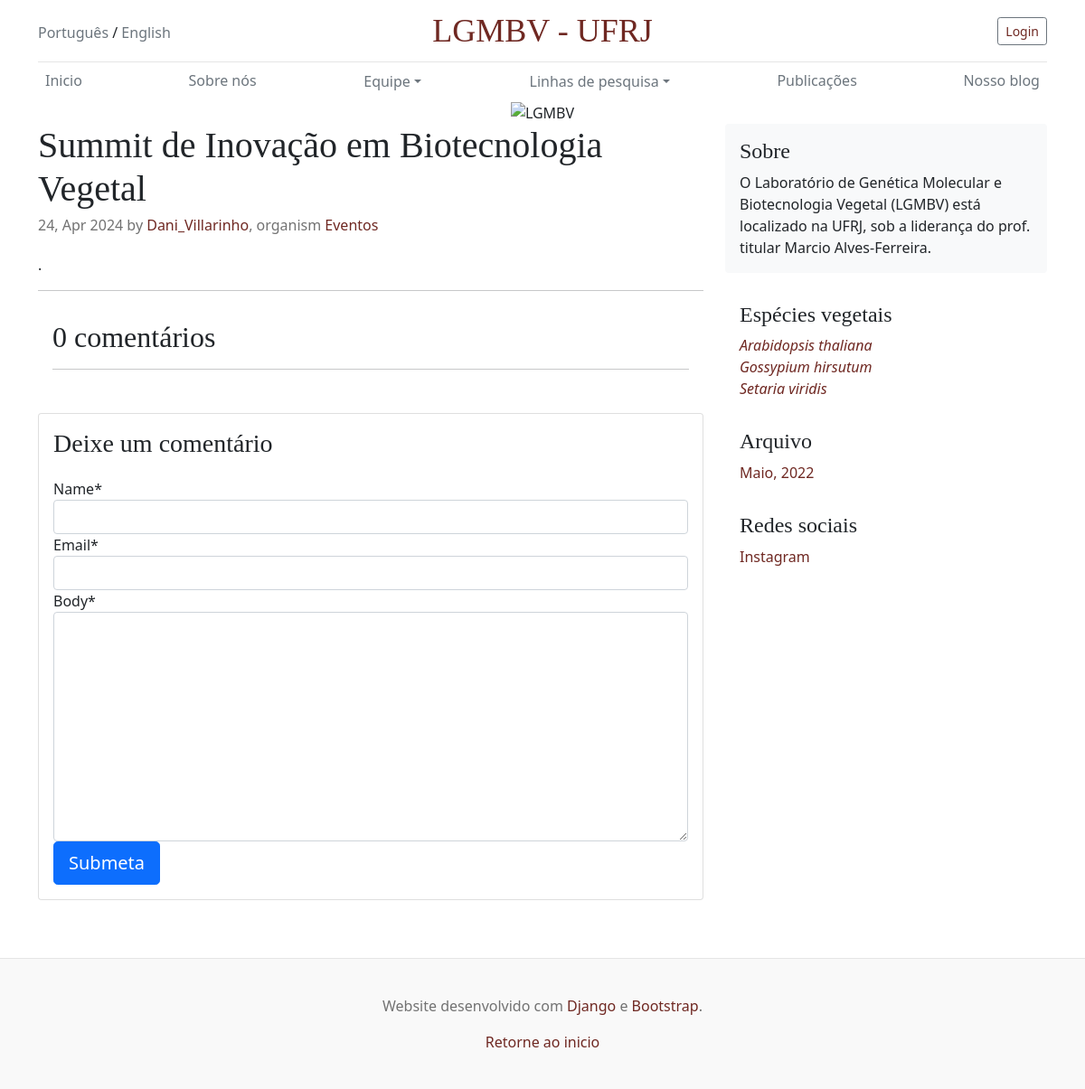
Page /posts/3 on the committed database.
### blog/models.py (models this page shows, shortened)
class Post(models.Model):
    title = models.CharField(max_length=255)
    organism = models.ForeignKey(Organism, on_delete=models.PROTECT)
    abstract = RichTextField()
    content = RichTextUploadingField()
    author = models.ForeignKey(User, on_delete=models.PROTECT)
    created_at = models.DateField(auto_now_add=True)

class Organism(models.Model):
    name = models.CharField(max_length=255, default="uncategorized")
    def __str__(self):
        return self.name

### blog/views.py (the view)
# urls.py: path('posts/<int:post_id>', views.post),
def post(request, post_id):
    post = Post.objects.get(pk=post_id)
    comments = post.comments.filter(active=True)
    new_comment = None
    if request.method == 'POST':
        comment_form = CommentForm(data=request.POST)
        if comment_form.is_valid():
            new_comment = comment_form.save(commit=False)
            new_comment.post = post
            new_comment.save()
    else:
        comment_form = CommentForm()
    return render(request, 'post.html', {'post': post,
                                         'comments': comments,
                                         'new_comment':new_comment,
                                         'comment_form':comment_form})

### blog/forms.py
class CommentForm(forms.ModelForm):
    class Meta:
        model = Comment
        fields = ('name', 'email', 'body')

### templates/post.html (shortened to what this page needs)
{% extends 'layout.html' %}
{% block content %}
{% load crispy_forms_tags %}
<div class="blog-post">
    <h2 class="blog-post-title">
        {{ post.title }}
    </h2>
    <p class="blog-post-meta">{{ post.created_at | date:'d, M Y' }} by <a href="#">{{ post.author }}</a>, organism <a href="#">{{ post.organism }}</a></p>
    {{ post.content|safe }}
    <hr>
    <div class="col-md-12 ">
        <div class="card-body">
            <h2>{{ comments.count }} comentários</h2>
            <hr>
        </div>
    </div>
    <div class="col-md-12 card mb-4  mt-3 ">
        <div class="card-body">
            {% if new_comment %}
            <div class="alert alert-success" role="alert">
                Seu comentário foi enviado para a moderação
            </div>
            {% else %}
            <h3>Deixe um comentário</h3>
            <form method="post" style="margin-top: 1.3em;">
                {{ comment_form | crispy }}
                <button type="submit" class="btn btn-primary  btn-lg">Submeta</button>
            </form>
            {% endif %}
        </div>
    </div>
</div>
{% endblock %}

### static/blog.css (style rules this page uses)
h1, h2, h3, h4, h5, h6 { font-family: "Playfair Display", Georgia, "Times New Roman", serif; }
.blog-post { margin-bottom: 4rem; }
.blog-post-title { margin-bottom: .25rem; font-size: 2.5rem; }
.blog-post-meta { margin-bottom: 1.25rem; color: #727272; }

### templates/layout.html (style rules this page uses)
a:link { color: #6f2822; text-decoration: none }

### rows in the picture
Post: title "Summit de Inovação em Biotecnologia Vegetal", created_at "24, Apr 2024", author "Dani_Villarinho", organism "Eventos", content "."

### other values in the picture
{{ comments.count }} "0"
